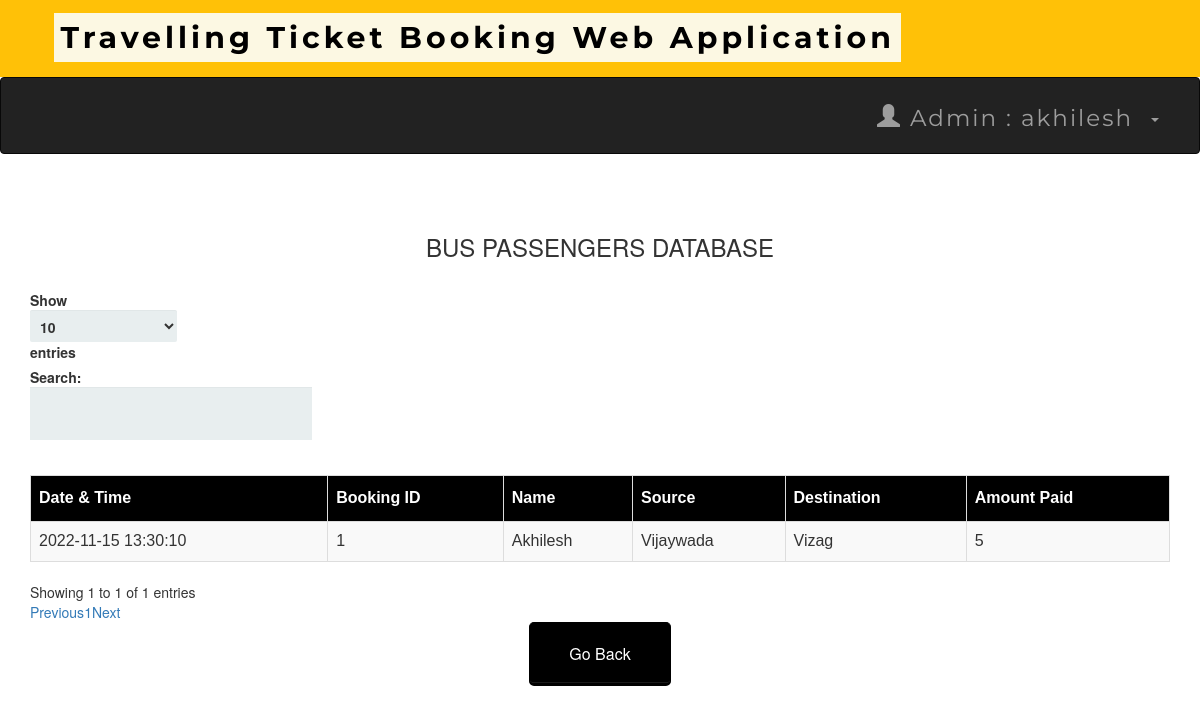
Page /adminbusdb.php (signed in) on the committed database.
### tables this page shows
CREATE TABLE `bustransactions` (
  `T_No.` int(10) NOT NULL,
  `email` varchar(50) NOT NULL,
  `source` varchar(50) NOT NULL,
  `dest` varchar(50) NOT NULL,
  `Name` varchar(50) NOT NULL,
  `Bus_No` int(11) NOT NULL,
  `NoOfpass` int(11) NOT NULL,
  `card_no` int(25) NOT NULL,
  `expmonth` int(2) NOT NULL,
  `expyear` int(2) NOT NULL,
  `cvv` int(3) NOT NULL,
  `pin` int(4) NOT NULL,
  `Date` datetime NOT NULL DEFAULT current_timestamp(),
  `Amt` int(10) NOT NULL
);

### adminbusdb.php (the view, shortened to what this page needs)
<?php
include 'connect.php' ;
include 'adminheader.php';
?>
 <!DOCTYPE html>
 <html>
 <link rel='stylesheet' href='index.css'>
      <head>
           <link rel="stylesheet" href="https://maxcdn.bootstrapcdn.com/bootstrap/3.3.6/css/bootstrap.min.css" />
           <link rel="stylesheet" href="https://cdn.datatables.net/1.10.12/css/dataTables.bootstrap.min.css" />
      </head>
      <body>
           <br /><br />
           <div class="container">
                <h3 align="center">BUS PASSENGERS DATABASE</h3>
                <br />
                <div class="table-responsive">
                     <table id="data" class="table table-striped table-bordered">
                          <thead>
                               <tr>
                                    <th> Date & Time</th>
                                    <th> Booking ID  </th>
                                    <th> Name </th>
                                    <th> Source </th>
                                    <th> Destination </th>
                                    <th> Amount Paid</th>
                               </tr>
                          </thead>
                          <tbody>
  <?php
   $result = mysqli_query($connect , "select * From bustransactions");
  while ($row = mysqli_fetch_assoc($result)):
  ?>
  <tr>
    <td><?php echo $row['Date']; ?></td>
    <td><?php echo $row['T_No.']; ?></td>
    <td><?php echo $row['Name']; ?></td>
    <td><?php echo $row['source']; ?></td>
    <td><?php echo $row['dest']; ?></td>
    <td><?php echo $row['Amt']; ?></td>
    </tr>
  <?php endwhile; ?>
</tbody>
                     </table>
                </div>
           </div>
      </body>
 </html>
<table align='center'>
<tr>
  <td><a href='admin.php'><button style="background-color: black ; border-color:black "  ><span style="color:white">Go Back </span> </button></a></td>
 </tr>

### index.css (style rules this page uses)
*, *:before, *:after { -moz-box-sizing: border-box; -webkit-box-sizing: border-box; box-sizing: border-box; }
a { text-decoration:none; }
td { text-align: center; }
button { padding: 19px 39px 18px 39px; color: #FFF; background-color: #a8db34; font-size: 18px; text-align: center; font-style: normal; border-radius: 5px; width: 100%; border: 1px solid #71db34; border-width: 1px 1px 3px; box-shadow: 0 -1px 0 rgba(255,255,255,0.1) inset; margin-bottom: 10px; }

### adminbusdb.php (style rules this page uses)
table#data { font-size:16px; font-family: "Trebuchet MS", Arial, Helvetica, sans-serif; border-collapse: collapse; border-spacing: 0; width: 100%; }
#data td, #data th { border: 1px solid #ddd; text-align: left; padding: 8px; }
#data th { padding-top: 11px; padding-bottom: 11px; background-color: black; color: white; }

### rows in the picture
bustransactions: Date "2022-11-15 13:30:10", value "1", Name "Akhilesh", source "Vijaywada", dest "Vizag", Amt "5"

### other values in the picture
$_SESSION['name'] "akhilesh"
